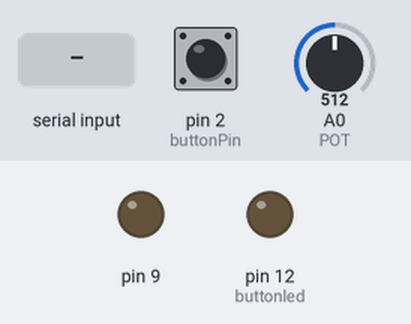
Bench run of a sketch on a simulated Arduino Mega 2560, built with avr-gcc and run on an emulated ATmega2560. On the bench: output pins drawn as LEDs (lit = HIGH). The inputs (shaded band) are chosen by the test bench; at power-on: pin 2 (buttonPin) HIGH, A0 (POT) = 512. What the sketch prints to the serial monitor is not drawn.

Above: at 1.2 s.
1.3 s: "90,45\n" received over the second serial link
At 1.8 s:
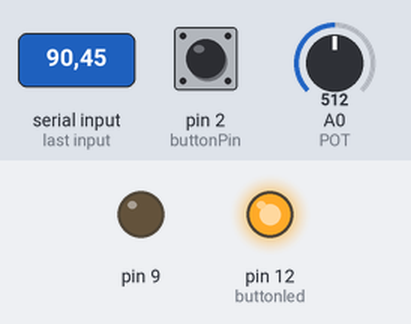
4.3 s: "1\n" received over the second serial link
At 5.2 s:
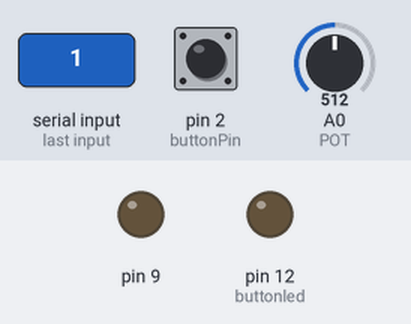
5.8 s: "30,150\n" received over the second serial link
At 6.9 s:
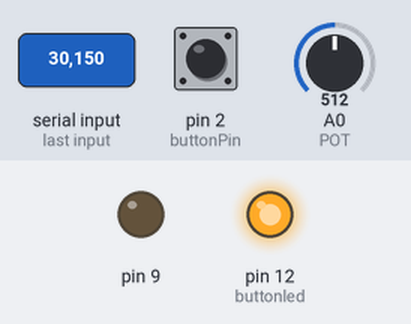
Timing chart, 0 to 8.3 s (numbered marks = the images above; inputs shaded):
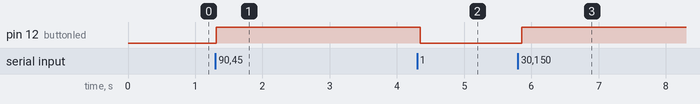

Measured:
- after the input at 1.3 s, pin 12 (buttonled): LOW → HIGH at once
- after the input at 4.3 s, pin 12 (buttonled): HIGH → LOW at once
- after the input at 5.8 s, pin 12 (buttonled): LOW → HIGH after 0.06 s

The sketch:

conex_arduino.ino
```cpp
#define POT A0

int cont;
int cont2;
String Datos;
int buttonled=12;
// constants won't change. They're used here to set pin numbers:
const int buttonPin = 2;     // the number of the pushbutton pin
     // the number of the LED pin

// variables will change:
int buttonState = 0;         // variable for reading the pushbutton status
int LeePot;
//SoftwareSerial mySerial(8, 9);


void setup() {

  // initialize the LED pin as an output:
 // digitalWrite(buttonled,OUTPUT);
  // initialize the pushbutton pin as an input:
//  mySerial.begin(115200);
Serial2.begin(115200);
 pinMode(8, INPUT);
 pinMode(9, OUTPUT);
  pinMode(buttonPin, INPUT);
  pinMode(buttonled, OUTPUT);
  Serial.begin(115200);
  pinMode(POT,INPUT);
  cont2 =1;
}

void loop() {

  // read the state of the pushbutton value:
  buttonState = digitalRead(buttonPin);

  // check if the pushbutton is pressed. If it is, the buttonState is HIGH:
  LeePot = analogRead(POT);
  Serial.println(LeePot);

  if(buttonState==0){
    cont = cont +1;
    }

  //String conc = LeePot;

  char v1[] = "test";

 // mySerial.println(buttonState);

   Serial2.print(String('b')+String(buttonState)+String('p')+String(LeePot)+String('c')+String(cont)+String('\n'));


 /*   if(mySerial.available()){
    Datos = mySerial.readStringUntil('\n');
    Serial.println("hola"+Datos);
  }else{
    Serial.println("Sin datos");
    }*/
        if(Serial2.available()){
    Datos = Serial2.readStringUntil('\n');
    Serial.print(Datos);

  if(Datos.toInt() == 1){
      digitalWrite(buttonled,LOW);
      Serial.println("encendido");
    }else{
       digitalWrite(buttonled,HIGH);
       Serial.println("apagado");
       }
    }else{
    Serial.println("Sin datos");
    }


delay(100);


}
```
